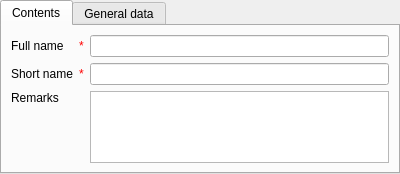
<?xml version="1.0" encoding="UTF-8"?>
<ui version="4.0">
 <class>deppointCardPage</class>
 <widget class="ma::chrono::CardPage" name="deppointCardPage">
  <property name="geometry">
   <rect>
    <x>0</x>
    <y>0</y>
    <width>400</width>
    <height>168</height>
   </rect>
  </property>
  <property name="windowTitle">
   <string> - Departure points</string>
  </property>
  <layout class="QVBoxLayout" name="verticalLayout">
   <property name="margin">
    <number>0</number>
   </property>
   <item>
    <widget class="QTabWidget" name="tabWidget">
     <property name="currentIndex">
      <number>0</number>
     </property>
     <widget class="QWidget" name="contentsTab">
      <attribute name="title">
       <string>Contents</string>
      </attribute>
      <layout class="QGridLayout" name="gridLayout">
       <item row="1" column="1">
        <widget class="QLineEdit" name="fullNameEdit"/>
       </item>
       <item row="4" column="1" rowspan="3">
        <widget class="QTextEdit" name="remarksText">
         <property name="tabChangesFocus">
          <bool>true</bool>
         </property>
        </widget>
       </item>
       <item row="4" column="0">
        <widget class="QLabel" name="label_5">
         <property name="sizePolicy">
          <sizepolicy hsizetype="Preferred" vsizetype="Fixed">
           <horstretch>0</horstretch>
           <verstretch>0</verstretch>
          </sizepolicy>
         </property>
         <property name="text">
          <string>Remarks</string>
         </property>
        </widget>
       </item>
       <item row="3" column="1">
        <widget class="QLineEdit" name="shortNameEdit"/>
       </item>
       <item row="1" column="0">
        <layout class="QHBoxLayout" name="horizontalLayout_5">
         <item>
          <widget class="QLabel" name="label_6">
           <property name="text">
            <string>Full name</string>
           </property>
          </widget>
         </item>
         <item>
          <widget class="QLabel" name="fullNameAsterikLabel">
           <property name="sizePolicy">
            <sizepolicy hsizetype="Maximum" vsizetype="Preferred">
             <horstretch>0</horstretch>
             <verstretch>0</verstretch>
            </sizepolicy>
           </property>
           <property name="toolTip">
            <string>required field</string>
           </property>
           <property name="text">
            <string>&lt;!DOCTYPE HTML PUBLIC &quot;-//W3C//DTD HTML 4.0//EN&quot; &quot;http://www.w3.org/TR/REC-html40/strict.dtd&quot;&gt;
&lt;html&gt;
&lt;head&gt;
&lt;meta name=&quot;qrichtext&quot; content=&quot;1&quot;/&gt;
&lt;/head&gt;
&lt;body&gt;
&lt;span style=&quot; color:red;&quot;&gt;*&lt;/span&gt;
&lt;/body&gt;
&lt;/html&gt;</string>
           </property>
          </widget>
         </item>
        </layout>
       </item>
       <item row="3" column="0">
        <layout class="QHBoxLayout" name="horizontalLayout_6">
         <item>
          <widget class="QLabel" name="label_11">
           <property name="text">
            <string>Short name</string>
           </property>
          </widget>
         </item>
         <item>
          <widget class="QLabel" name="shortNameAsterikLabel">
           <property name="sizePolicy">
            <sizepolicy hsizetype="Maximum" vsizetype="Preferred">
             <horstretch>0</horstretch>
             <verstretch>0</verstretch>
            </sizepolicy>
           </property>
           <property name="toolTip">
            <string>required field</string>
           </property>
           <property name="text">
            <string>&lt;!DOCTYPE HTML PUBLIC &quot;-//W3C//DTD HTML 4.0//EN&quot; &quot;http://www.w3.org/TR/REC-html40/strict.dtd&quot;&gt;
&lt;html&gt;
&lt;head&gt;
&lt;meta name=&quot;qrichtext&quot; content=&quot;1&quot;/&gt;
&lt;/head&gt;
&lt;body&gt;
&lt;span style=&quot; color:red;&quot;&gt;*&lt;/span&gt;
&lt;/body&gt;
&lt;/html&gt;</string>
           </property>
          </widget>
         </item>
        </layout>
       </item>
      </layout>
     </widget>
     <widget class="QWidget" name="generalTab">
      <attribute name="title">
       <string>General data</string>
      </attribute>
      <layout class="QGridLayout" name="gridLayout_2">
       <item row="0" column="0" colspan="2">
        <widget class="QLabel" name="label_9">
         <property name="text">
          <string>User, creator</string>
         </property>
        </widget>
       </item>
       <item row="0" column="2">
        <layout class="QHBoxLayout" name="horizontalLayout">
         <item>
          <widget class="QLineEdit" name="createUserEdit">
           <property name="readOnly">
            <bool>true</bool>
           </property>
          </widget>
         </item>
         <item>
          <widget class="QToolButton" name="createUserBtn">
           <property name="sizePolicy">
            <sizepolicy hsizetype="Fixed" vsizetype="Preferred">
             <horstretch>0</horstretch>
             <verstretch>0</verstretch>
            </sizepolicy>
           </property>
           <property name="text">
            <string>...</string>
           </property>
          </widget>
         </item>
        </layout>
       </item>
       <item row="1" column="0" colspan="2">
        <widget class="QLabel" name="label_8">
         <property name="text">
          <string>Time, created</string>
         </property>
        </widget>
       </item>
       <item row="1" column="2">
        <layout class="QHBoxLayout" name="horizontalLayout_2">
         <item>
          <widget class="QLineEdit" name="createTimeEdit">
           <property name="readOnly">
            <bool>true</bool>
           </property>
          </widget>
         </item>
        </layout>
       </item>
       <item row="2" column="0">
        <widget class="QLabel" name="label_7">
         <property name="text">
          <string>User, last update</string>
         </property>
        </widget>
       </item>
       <item row="2" column="2">
        <layout class="QHBoxLayout" name="horizontalLayout_3">
         <item>
          <widget class="QLineEdit" name="updateUserEdit">
           <property name="readOnly">
            <bool>true</bool>
           </property>
          </widget>
         </item>
         <item>
          <widget class="QToolButton" name="updateUserBtn">
           <property name="sizePolicy">
            <sizepolicy hsizetype="Fixed" vsizetype="Preferred">
             <horstretch>0</horstretch>
             <verstretch>0</verstretch>
            </sizepolicy>
           </property>
           <property name="text">
            <string>...</string>
           </property>
          </widget>
         </item>
        </layout>
       </item>
       <item row="3" column="0" colspan="2">
        <widget class="QLabel" name="label_10">
         <property name="text">
          <string>Time, last update</string>
         </property>
        </widget>
       </item>
       <item row="3" column="2">
        <layout class="QHBoxLayout" name="horizontalLayout_4">
         <item>
          <widget class="QLineEdit" name="updateTimeEdit">
           <property name="readOnly">
            <bool>true</bool>
           </property>
          </widget>
         </item>
        </layout>
       </item>
       <item row="4" column="0" colspan="3">
        <spacer name="verticalSpacer_2">
         <property name="orientation">
          <enum>Qt::Vertical</enum>
         </property>
         <property name="sizeHint" stdset="0">
          <size>
           <width>358</width>
           <height>42</height>
          </size>
         </property>
        </spacer>
       </item>
      </layout>
     </widget>
    </widget>
   </item>
  </layout>
 </widget>
 <customwidgets>
  <customwidget>
   <class>ma::chrono::CardPage</class>
   <extends>QWidget</extends>
   <header location="global">ma/chrono/cardpage.h</header>
   <container>1</container>
  </customwidget>
 </customwidgets>
 <tabstops>
  <tabstop>tabWidget</tabstop>
  <tabstop>fullNameEdit</tabstop>
  <tabstop>shortNameEdit</tabstop>
  <tabstop>remarksText</tabstop>
  <tabstop>createUserEdit</tabstop>
  <tabstop>createUserBtn</tabstop>
  <tabstop>createTimeEdit</tabstop>
  <tabstop>updateUserEdit</tabstop>
  <tabstop>updateUserBtn</tabstop>
  <tabstop>updateTimeEdit</tabstop>
 </tabstops>
 <resources/>
 <connections/>
</ui>
